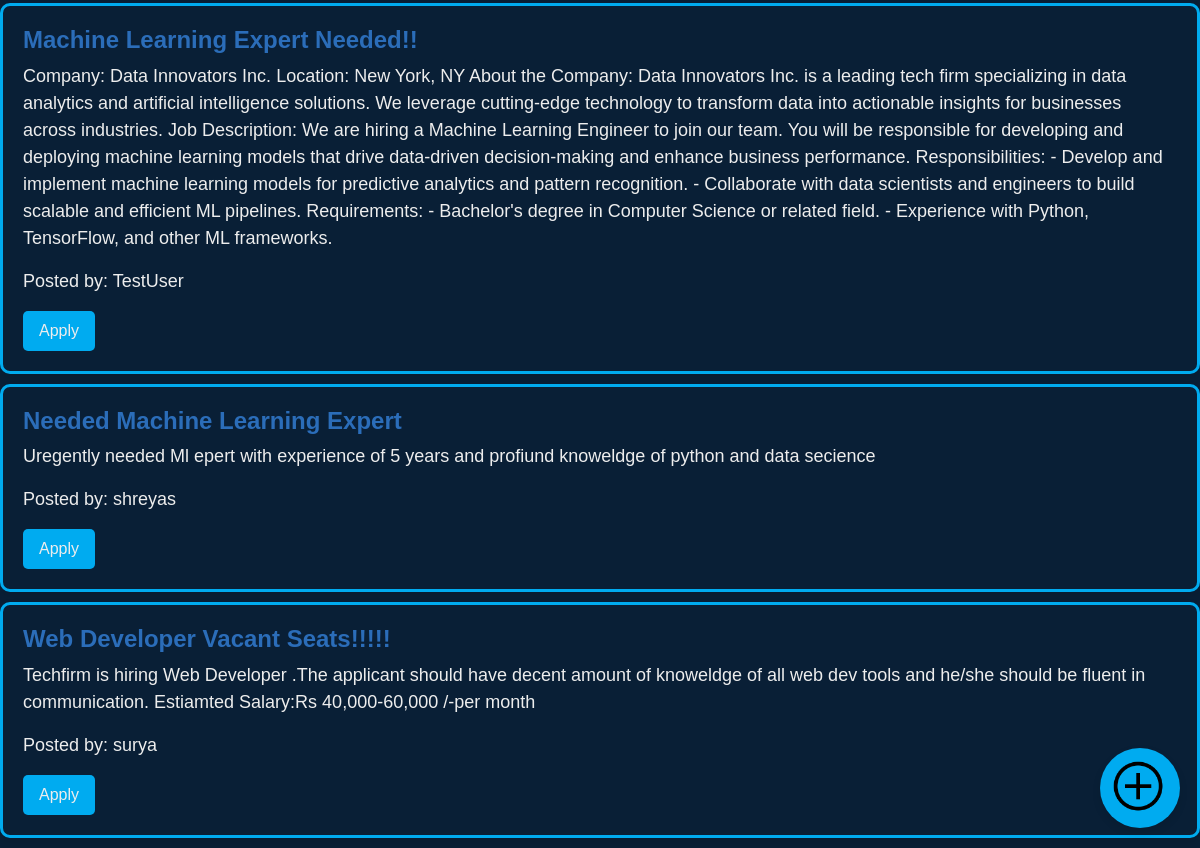
Before: /all_jobs (lower part) with the older database file.
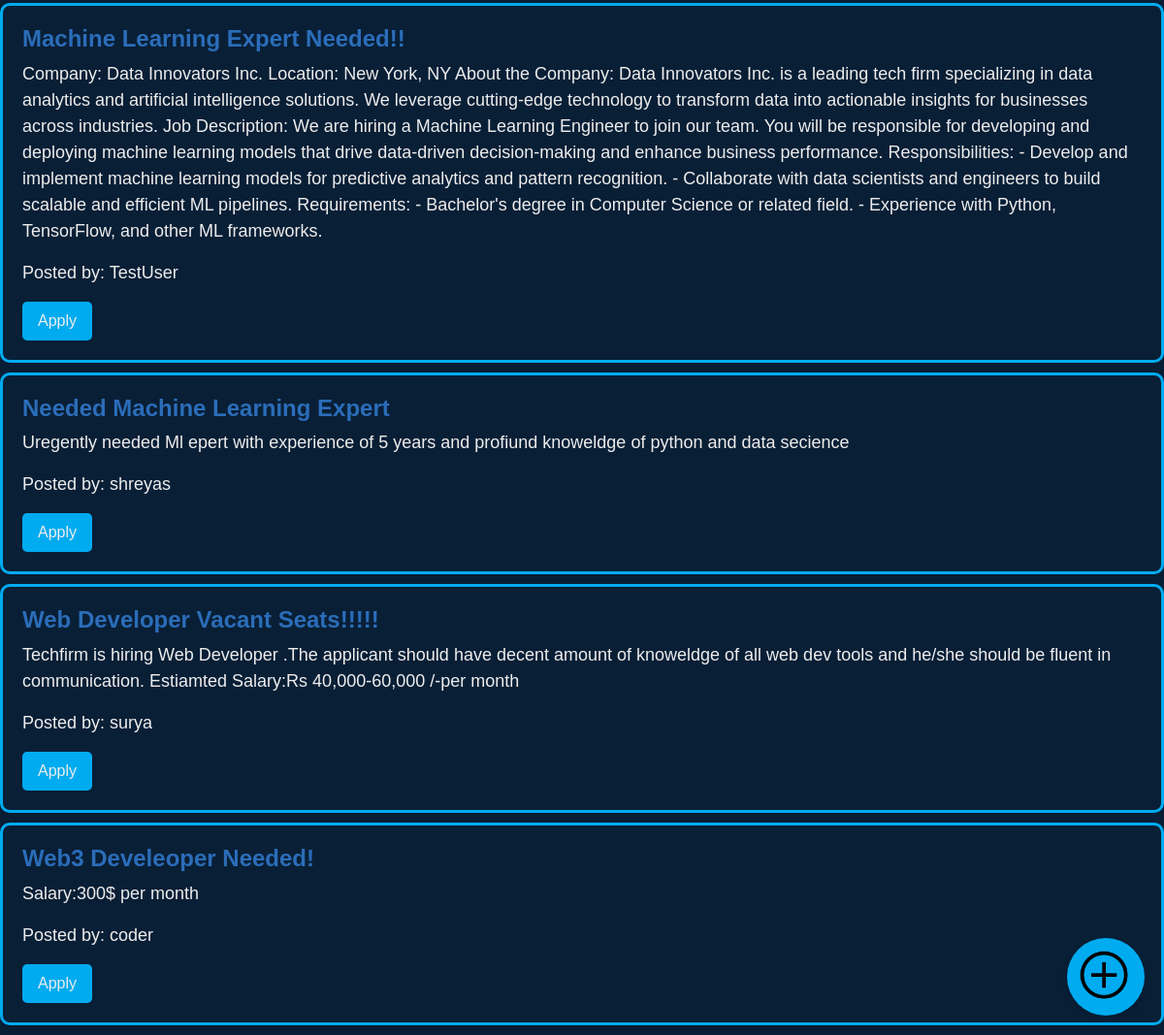
After: the same page with the newer database file.
### models.py (models this page shows, shortened)
class JobPost(db.Model):
    id = db.Column(db.Integer, primary_key=True)
    title = db.Column(db.String(100), nullable=False)
    description = db.Column(db.Text, nullable=False)
    date_posted = db.Column(db.DateTime, nullable=False, default=datetime.utcnow)
    author_id = db.Column(db.Integer, db.ForeignKey('user.id'), nullable=False)

class User(db.Model,UserMixin):
    id=db.Column(db.Integer,primary_key=True)
    username=db.Column(db.String(20),unique=True,nullable=False)
    email=db.Column(db.String(120),unique=True,nullable=False)
    image_file=db.Column(db.String(20),nullable=False,default='default.png')
    password=db.Column(db.String(60),nullable=False)
    job_posts = db.relationship('JobPost', backref='author', lazy=True)

### routes.py (the view)
@app.route('/all_jobs')
def all_jobs():
    job_posts = JobPost.query.all()
    return render_template('all_jobs.html', job_posts=job_posts)

### templates/all_jobs.html (shortened to what this page needs)
<!DOCTYPE html>
<html lang="en">
  <head>
    <link
      rel="stylesheet"
      href="https://cdnjs.cloudflare.com/ajax/libs/font-awesome/5.15.3/css/all.min.css"
    />
    <link
      rel="stylesheet"
      href="https://cdn.jsdelivr.net/npm/bootstrap@5.2.3/dist/css/bootstrap.min.css"
    />
    <link
      rel="stylesheet"
      href="https://cdn.jsdelivr.net/npm/bootstrap@5.2.3/dist/css/bootstrap.rtl.min.css"
    />
    <link rel="stylesheet" href="{{url_for('static',filename='style4.css')}}" />
  </head>
  <body>
    {% for job_post in job_posts %}
    <div class="job-post">
      <h3>{{ job_post.title }}</h3>
      <p>{{ job_post.description }}</p>
      <p>Posted by: {{ job_post.author.username }}</p>
      <form
        action="{{ url_for('apply_job', job_id=job_post.id) }}"
        method="POST"
      >
        <button type="submit">Apply</button>
      </form>
    </div>
    {% endfor %}
    <div class="fixed-button" id="post-job-btn">
        <img src="{{url_for('static', filename='plus1.png')}}" alt="Plus Icon" class="plus-icon">
    </div>
</body>
</html>

Changed rows visible on the page:
added JobPost: title "Web3 Develeoper Needed!", description "Salary:300$ per month", author.username "coder"
